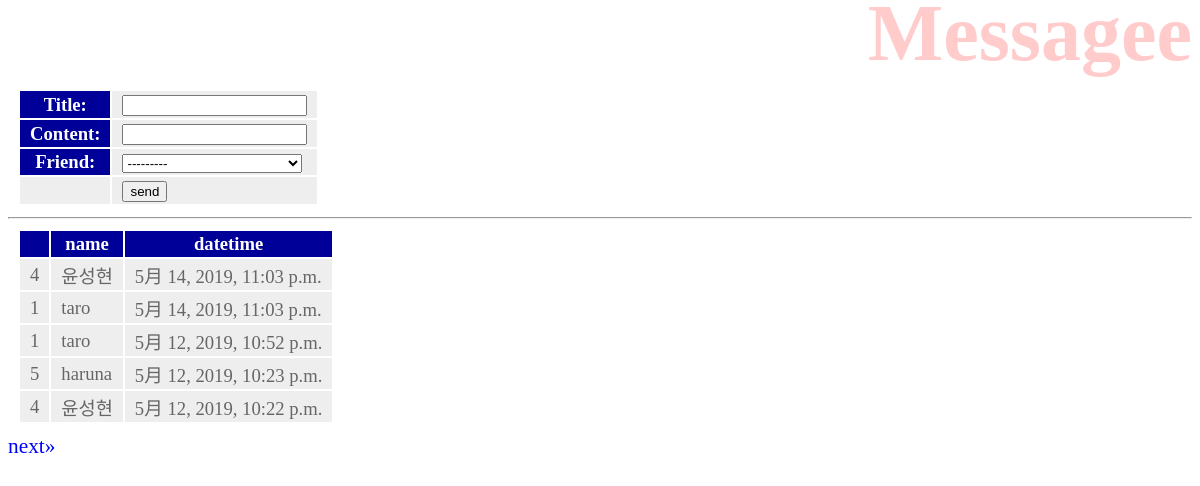
Page /hello/message/ on the committed database.
### hello/models.py (models this page shows, shortened)
class Message(models.Model):
    friend = models.ForeignKey(Friend, on_delete=models.CASCADE)
    title = models.CharField(max_length=100)
    content = models.CharField(max_length=300)
    pub_date = models.DateTimeField(auto_now_add=True)
    class Meta:
        ordering = ('pub_date',)

class Friend(models.Model):
    name = models.CharField(max_length=100, validators=[number_only])
    mail = models.EmailField(max_length=200, validators=[MinLengthValidator(10)])
    gender = models.BooleanField()
    age = models.IntegerField(validators=[MinValueValidator(0), MaxValueValidator(150)])
    birthday = models.DateField()
    def __str__(self):
        return '<Friend:id=' + str(self.id) + ', ' + \
               self.name + '(' + str(self.age) + ')>'

### hello/views.py (the view)
# urls.py: path('message/', views.message, name='message'),
def message(request, page=1):
    if request.method == 'POST':
        obj = Message()
        form = MessageForm(request.POST, instance=obj)
        form.save()
    data = Message.objects.all().reverse()
    paginator = Paginator(data, 5)
    params = {
        'title': 'Messagee',
        'form': MessageForm(),
        'data': paginator.get_page(page),
    }
    return render(request, 'hello/message.html', params)

### hello/forms.py
class MessageForm(forms.ModelForm):
    class Meta:
        model = Message
        fields = ['title', 'content', 'friend']

### hello/templates/hello/message.html (shortened to what this page needs)
{% load static %}
<!DOCTYPE html>
<html lang="ja">
<head>
    <link rel="stylesheet" type="text/css"
          href="{% static 'hello/css/style.css' %}"/>
</head>
<body>
    <h1>{{ title }}</h1>
    <table>
        <form action="{% url 'message' %}" method="post">
            {{ form.as_table }}
            <tr><td></td><td><input type="submit" value="send"></td></tr>
        </form>
    </table>
    <hr>
    <table>
        <tr>
            <th>{{ item.title }}</th>
            <th>name</th>
            <th>datetime</th>
        </tr>
    {% for item in data %}
        <tr>
            <td>{{ item.title }}</td>
            <td>{{ item.friend.name }}</td>
            <td>{{ item.pub_date }}</td>
        </tr>
    {% endfor %}
    </table>
    <div>
        {% if data.has_next %}
            <a href="{% url 'message' %}{{ data.next_page_number }}">next&raquo;</a>
        {% endif %}
    </div>
</body>
</html>

### hello/static/hello/css/style.css (style rules this page uses)
body { color: gray; font-size: 16pt; }
h1 { color: red; opacity: 0.2; font-size: 60pt; margin-top: -20px; margin-bottom: 0px; text-align: right; }
a { color: blue; text-decoration: none; }
table { margin: 10px; font-size: 14pt; }
table tr th { background-color: #009; color:white; padding:2px 10px; border-width: 2px; }
table tr td { background-color: #eee; color: #666; padding: 2px 10px; border-width: 2px; }

### rows in the picture
Message: title "4", friend.name "윤성현", pub_date "5月 14, 2019, 11:03 p.m."
Message: title "1", friend.name "taro", pub_date "5月 14, 2019, 11:03 p.m."
Message: title "1", friend.name "taro", pub_date "5月 12, 2019, 10:52 p.m."
Message: title "5", friend.name "haruna", pub_date "5月 12, 2019, 10:23 p.m."
Message: title "4", friend.name "윤성현", pub_date "5月 12, 2019, 10:22 p.m."
